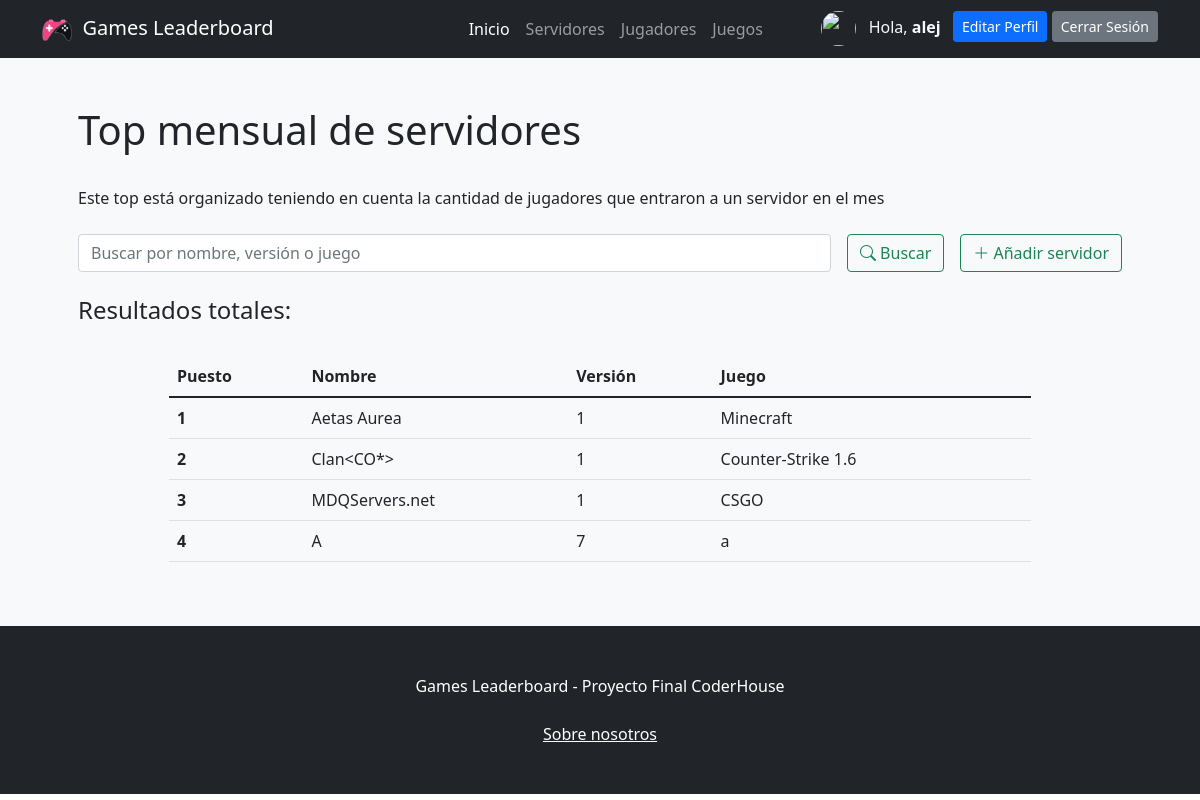
/app/servidores/ (signed in), run on the app's committed database.
### ProyectoFinalApp/models.py (models this page shows)
class Servidor(models.Model):
    nombre = models.CharField(max_length = 20) #texto
    version = models.IntegerField() #numerico
    juegoServer = models.CharField(max_length = 20)
    class Meta:
        verbose_name_plural = "Servidores"

### ProyectoFinalApp/views.py (the view, shortened to what this page needs)
# urls.py: path('servidores/', servidores, name= "servidores"),
def servidores(request):
    servidores = Servidor.objects.all()
    return render(
        request, "ProyectoFinalApp/servidores.html", {"servidores": servidores}
    )

### ProyectoFinalApp/templates/ProyectoFinalApp/servidores.html (shortened to what this page needs)
{% extends 'ProyectoFinalApp/base.html' %}
{% load static %}
{% block contenidoPagina %}
<section class="bg-light py-5">
    <div class="container px-5">
        <h1>Top mensual de servidores</h1>
        <br>
        <head>Este top está organizado teniendo en cuenta la cantidad de jugadores que entraron a un servidor en el mes</head>
        <head></head>
        <br>
        <br>
        <div class="row gx-5 justify-content-center">
            <div class="col-lg-12">
                <form class="d-flex my-2 my-lg-0" action="" method="post">
                    <input class="flex-grow-0 form-control mr-sm-2" type="search" name="search" placeholder="Buscar por nombre, versión o juego" aria-label="Search">
                    <button class="btn btn-outline-success text-nowrap ms-3 my-2 my-sm-0" type="submit"> <i class="bi bi-search"></i> Buscar</button>
                    <a class="btn btn-outline-success text-nowrap ms-3 my-2 my-sm-0" href="{% url 'crearServidor' %}"> <i class="bi bi-plus-lg"></i> Añadir servidor</a>
                </form>
            </div>
        </div>
        <br>
        <h4>Resultados
            {% if search %}
                para "{{busqueda}}":
            {% else %}
                totales:
            {% endif %}
        </h4>
        <br>
        <div class="row gx-5 justify-content-center">
            <div class="col-lg-10 table-responsive">
                <table class="table table-theme">
                    <thead>
                        <tr>
                            <th scope="col">Puesto</th>
                            <th scope="col">Nombre</th>
                            <th scope="col">Versión</th>
                            <th scope="col">Juego</th>
                        </tr>
                    </thead>
                    <tbody>
                        {% for servidor in servidores %}
                            <tr>
                                <th scope="row">{{forloop.counter}}</th>
                                <td>{{servidor.nombre}}</td>
                                <td>{{servidor.version}}</td>
                                <td>{{servidor.juegoServer}}</td>
                                <td>
                                </td>
                            </tr>
                        {% endfor %}
                    </tbody>
                </table>
            </div>
        </div>
    </div>
</section>
{% endblock %}

### ProyectoFinalApp/templates/ProyectoFinalApp/base.html (shortened to what this page needs)
{% load static %}
<!DOCTYPE html>
<html lang="en">
    <head>
        <link rel="stylesheet" href="https://cdn.jsdelivr.net/npm/bootstrap-icons@1.8.3/font/bootstrap-icons.css">
        <link href="{% static 'css/styles.css' %}" rel="stylesheet" />
    </head>
    <body>
        <nav class="navbar navbar-expand-lg navbar-dark bg-dark">
            <div class="container">
                <a class="navbar-brand" href="{% url 'inicio' %}"><img src="{% static 'assets/logonavbar.png' %}" alt="{% static 'assets/logonavbar.png' %}" width="30" height="30">&nbsp Games Leaderboard</a>
                <div class="collapse navbar-collapse" id="navbarSupportedContent">
                    <ul class="navbar-nav ms-auto mb-2 mb-lg-0 ">
                        <li class="nav-item"><a class="nav-link active" aria-current="page" href="{% url 'inicio' %}">Inicio</a></li>
                        <li class="nav-item"><a class="nav-link" href="{% url 'servidores' %}">Servidores</a></li>
                        <li class="nav-item"><a class="nav-link" href="{% url 'jugadores' %}">Jugadores</a></li>
                        <li class="nav-item"><a class="nav-link" href="{% url 'juegos' %}">Juegos</a></li>
                    </ul>
                    <ul class="navbar-nav ms-auto mb-2 mb-lg-0 ">
                        {% if user.is_authenticated %}
                            <img src="{{url}}" class="rounded-circle" width="35" height="35" alt="">
                            <li class="nav-item"><p class="text-light my-1 mx-1"></i> &nbsp Hola, <b>{{user.username}} &nbsp</b></p></li>
                            <li class="nav-item"><a class="btn btn-primary btn-sm btn-block" href="{% url 'editarperfil' %}">Editar Perfil</a></li>
                            <li class="nav-item"><a class="btn btn-secondary btn-sm btn-block" href="{% url 'logout' %}">Cerrar Sesión</a></li>
                        {% else %}
                            <li class="nav-item"><a class="btn btn-primary mx-2" href="{% url 'login' %}">Iniciar Sesión</a></li>
                            <li class="nav-item"><a class="btn btn-outline-primary" href="{% url 'register' %}">Registrarse</a></li>
                        {% endif %}
                    </ul>
                </div>
            </div>
        </nav>
        {% block contenidoPagina %}
        {% endblock %}
        <footer class="py-5 bg-dark">
            <div class="container"><p class="m-0 text-center text-white">Games Leaderboard - Proyecto Final CoderHouse</p></div>
            <br>
           <p class="m-0 text-center text-white"><a href="{% url 'about' %}" class="text-white m-0 text-center">Sobre nosotros</a></p>
        </footer>
    </body>
</html>

### data on the page
Servidor: nombre "Aetas Aurea", version "1", juegoServer "Minecraft"
Servidor: nombre "Clan<CO*>", version "1", juegoServer "Counter-Strike 1.6"
Servidor: nombre "MDQServers.net", version "1", juegoServer "CSGO"
Servidor: nombre "A", version "7", juegoServer "a"

### other printed values
{{ user.username }} "alej"
